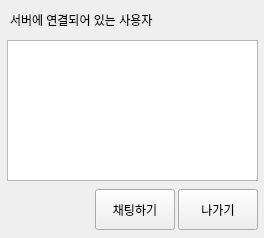
<?xml version="1.0" encoding="UTF-8"?>
<ui version="4.0">
 <class>Server</class>
 <widget class="QWidget" name="Server">
  <property name="geometry">
   <rect>
    <x>0</x>
    <y>0</y>
    <width>264</width>
    <height>238</height>
   </rect>
  </property>
  <property name="windowTitle">
   <string>Server</string>
  </property>
  <widget class="QLabel" name="userview">
   <property name="geometry">
    <rect>
     <x>10</x>
     <y>10</y>
     <width>221</width>
     <height>20</height>
    </rect>
   </property>
   <property name="text">
    <string>서버에 연결되어 있는 사용자</string>
   </property>
  </widget>
  <widget class="QPushButton" name="exit_btn">
   <property name="geometry">
    <rect>
     <x>178</x>
     <y>189</y>
     <width>80</width>
     <height>41</height>
    </rect>
   </property>
   <property name="text">
    <string>나가기</string>
   </property>
  </widget>
  <widget class="QPushButton" name="chat_btn">
   <property name="geometry">
    <rect>
     <x>95</x>
     <y>189</y>
     <width>80</width>
     <height>41</height>
    </rect>
   </property>
   <property name="text">
    <string>채팅하기</string>
   </property>
  </widget>
  <widget class="QListWidget" name="user_list">
   <property name="geometry">
    <rect>
     <x>7</x>
     <y>40</y>
     <width>251</width>
     <height>141</height>
    </rect>
   </property>
  </widget>
 </widget>
 <resources/>
 <connections/>
</ui>
